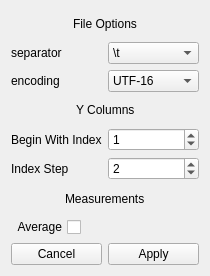
<?xml version="1.0" encoding="UTF-8"?>
<ui version="4.0">
 <class>Form</class>
 <widget class="QWidget" name="Form">
  <property name="geometry">
   <rect>
    <x>0</x>
    <y>0</y>
    <width>210</width>
    <height>276</height>
   </rect>
  </property>
  <property name="windowTitle">
   <string>Form</string>
  </property>
  <layout class="QVBoxLayout" name="verticalLayout">
   <item>
    <layout class="QHBoxLayout" name="horizontalLayout_6">
     <item>
      <spacer name="horizontalSpacer_3">
       <property name="orientation">
        <enum>Qt::Horizontal</enum>
       </property>
       <property name="sizeHint" stdset="0">
        <size>
         <width>40</width>
         <height>20</height>
        </size>
       </property>
      </spacer>
     </item>
     <item>
      <widget class="QLabel" name="label_6">
       <property name="text">
        <string>File Options</string>
       </property>
      </widget>
     </item>
     <item>
      <spacer name="horizontalSpacer_4">
       <property name="orientation">
        <enum>Qt::Horizontal</enum>
       </property>
       <property name="sizeHint" stdset="0">
        <size>
         <width>40</width>
         <height>20</height>
        </size>
       </property>
      </spacer>
     </item>
    </layout>
   </item>
   <item>
    <layout class="QHBoxLayout" name="horizontalLayout">
     <item>
      <widget class="QLabel" name="label">
       <property name="text">
        <string>separator</string>
       </property>
      </widget>
     </item>
     <item>
      <widget class="QComboBox" name="cb_separator">
       <item>
        <property name="text">
         <string>\t</string>
        </property>
       </item>
       <item>
        <property name="text">
         <string>,</string>
        </property>
       </item>
       <item>
        <property name="text">
         <string>.</string>
        </property>
       </item>
      </widget>
     </item>
    </layout>
   </item>
   <item>
    <layout class="QHBoxLayout" name="horizontalLayout_2">
     <item>
      <widget class="QLabel" name="label_2">
       <property name="text">
        <string>encoding</string>
       </property>
      </widget>
     </item>
     <item>
      <widget class="QComboBox" name="cb_encoding">
       <item>
        <property name="text">
         <string>UTF-16</string>
        </property>
       </item>
       <item>
        <property name="text">
         <string>UTF-8</string>
        </property>
       </item>
      </widget>
     </item>
    </layout>
   </item>
   <item>
    <layout class="QHBoxLayout" name="horizontalLayout_5">
     <item>
      <spacer name="horizontalSpacer_2">
       <property name="orientation">
        <enum>Qt::Horizontal</enum>
       </property>
       <property name="sizeHint" stdset="0">
        <size>
         <width>40</width>
         <height>20</height>
        </size>
       </property>
      </spacer>
     </item>
     <item>
      <widget class="QLabel" name="label_3">
       <property name="text">
        <string>Y Columns</string>
       </property>
      </widget>
     </item>
     <item>
      <spacer name="horizontalSpacer">
       <property name="orientation">
        <enum>Qt::Horizontal</enum>
       </property>
       <property name="sizeHint" stdset="0">
        <size>
         <width>40</width>
         <height>20</height>
        </size>
       </property>
      </spacer>
     </item>
    </layout>
   </item>
   <item>
    <layout class="QHBoxLayout" name="horizontalLayout_3">
     <item>
      <widget class="QLabel" name="label_4">
       <property name="text">
        <string>Begin With Index</string>
       </property>
      </widget>
     </item>
     <item>
      <widget class="QSpinBox" name="sb_beginwithindex">
       <property name="value">
        <number>1</number>
       </property>
      </widget>
     </item>
    </layout>
   </item>
   <item>
    <layout class="QHBoxLayout" name="horizontalLayout_4">
     <item>
      <widget class="QLabel" name="label_5">
       <property name="text">
        <string>Index Step</string>
       </property>
      </widget>
     </item>
     <item>
      <widget class="QSpinBox" name="sb_indexstep">
       <property name="value">
        <number>2</number>
       </property>
      </widget>
     </item>
    </layout>
   </item>
   <item>
    <layout class="QHBoxLayout" name="horizontalLayout_8">
     <item>
      <spacer name="horizontalSpacer_6">
       <property name="orientation">
        <enum>Qt::Horizontal</enum>
       </property>
       <property name="sizeHint" stdset="0">
        <size>
         <width>40</width>
         <height>20</height>
        </size>
       </property>
      </spacer>
     </item>
     <item>
      <widget class="QLabel" name="label_7">
       <property name="text">
        <string>Measurements</string>
       </property>
      </widget>
     </item>
     <item>
      <spacer name="horizontalSpacer_7">
       <property name="orientation">
        <enum>Qt::Horizontal</enum>
       </property>
       <property name="sizeHint" stdset="0">
        <size>
         <width>40</width>
         <height>20</height>
        </size>
       </property>
      </spacer>
     </item>
    </layout>
   </item>
   <item>
    <layout class="QHBoxLayout" name="horizontalLayout_7">
     <item>
      <widget class="QCheckBox" name="cb_average">
       <property name="layoutDirection">
        <enum>Qt::RightToLeft</enum>
       </property>
       <property name="text">
        <string>Average</string>
       </property>
      </widget>
     </item>
     <item>
      <spacer name="horizontalSpacer_5">
       <property name="orientation">
        <enum>Qt::Horizontal</enum>
       </property>
       <property name="sizeHint" stdset="0">
        <size>
         <width>40</width>
         <height>20</height>
        </size>
       </property>
      </spacer>
     </item>
    </layout>
   </item>
   <item>
    <layout class="QHBoxLayout" name="horizontalLayout_9">
     <item>
      <widget class="QPushButton" name="pb_cancel">
       <property name="text">
        <string>Cancel</string>
       </property>
      </widget>
     </item>
     <item>
      <widget class="QPushButton" name="pb_apply">
       <property name="text">
        <string>Apply</string>
       </property>
      </widget>
     </item>
    </layout>
   </item>
  </layout>
 </widget>
 <tabstops>
  <tabstop>cb_separator</tabstop>
  <tabstop>cb_encoding</tabstop>
  <tabstop>sb_beginwithindex</tabstop>
  <tabstop>sb_indexstep</tabstop>
 </tabstops>
 <resources/>
 <connections/>
</ui>
